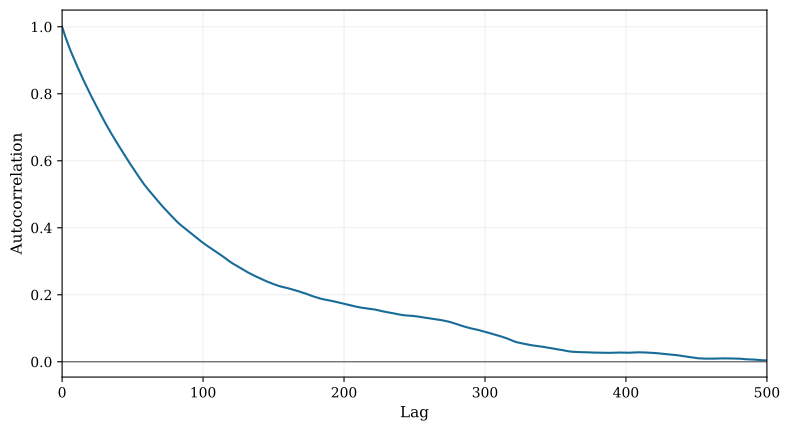

Python code for this plot:
"""Plot the ACF of H for baseline chain 1 and print its ESS.

Use the saved chain with 4,000 burn-in updates and 40,000 retained draws.
Estimate ESS with Geyer's initial monotone sequence of ACF pairs.
"""

import json
from pathlib import Path
import sys

import numpy as np


HERE = Path(__file__).resolve().parent
sys.path.insert(0, str(HERE.parent))

from common import RUN_DIR, first_baseline_chain, style  # noqa: E402
import matplotlib.pyplot as plt  # noqa: E402


def autocorrelation_and_ess(values):
    """Compute FFT-based ACF and single-chain initial-monotone-sequence ESS."""
    centered = np.asarray(values, dtype=float) - np.mean(values)
    n = len(centered)
    if n < 2 or not np.all(np.isfinite(centered)) or not np.any(centered):
        raise ValueError("ESS requires at least two finite, nonconstant draws")

    # Julius O. Smith III, Mathematics of the Discrete Fourier Transform
    # (DFT), with Audio Applications, 2nd ed. (2007), "Correlation Analysis":
    # https://www.dsprelated.com/freebooks/mdft/Correlation_Analysis.html
    # Inverse FFT of |FFT|^2 gives autocorrelation. Zero-padding to at least
    # 2*n-1 entries prevents circular wrap-around, giving the usual linear ACF.
    fft_length = 1 << (2 * n - 1).bit_length()
    spectrum = np.fft.rfft(centered, n=fft_length)
    products = np.fft.irfft(spectrum * spectrum.conj(), n=fft_length)[:n]
    acf = products / products[0]

    # Geyer, "Practical Markov Chain Monte Carlo," Statistical Science 7(4),
    # 473-483 (1992), Section 3.3. Pair adjacent lags starting at 0, discard
    # pairs from the first nonpositive one onward, and make retained pair sums
    # nonincreasing. This is the initial monotone sequence (IMS) estimator.
    # https://www2.stat.duke.edu/~sschmid/Courses/Stat376/Papers/GeyerStatSci1992.pdf
    pairs = acf[0:2 * (n // 2):2] + acf[1:2 * (n // 2):2]
    nonpositive = np.flatnonzero(pairs <= 0)
    stop = int(nonpositive[0]) if len(nonpositive) else len(pairs)
    monotone_pairs = np.minimum.accumulate(pairs[:stop])
    autocorrelation_time = -1.0 + 2.0 * float(np.sum(monotone_pairs))
    return acf, float(n / autocorrelation_time)


def main():
    metadata = json.loads((RUN_DIR / "example_run_metadata.json").read_text())
    burn_in = metadata["burn_in_updates"]
    retained = metadata["retained_states_per_chain"]
    if (burn_in, retained, metadata["total_updates_per_chain"]) != (4_000, 40_000, 44_000):
        raise ValueError("Expected the saved 4,000/40,000 baseline experiment")
    draws = first_baseline_chain()
    if (len(draws) != retained or draws[0].iteration != burn_in + 1
            or draws[-1].iteration != burn_in + retained):
        raise ValueError("Incorrect saved iteration range in base_1")
    values = np.fromiter((draw.H for draw in draws), dtype=float,
                         count=retained)
    acf, ess = autocorrelation_and_ess(values)

    style()
    figure, axis = plt.subplots(figsize=(8.0, 4.4))
    lags = np.arange(501)
    axis.plot(lags, acf[:501], color="#176b98", linewidth=1.5)
    axis.axhline(0.0, color="#555555", linewidth=0.8)
    axis.set(xlabel="Lag", ylabel="Autocorrelation", xlim=(0, 500))
    axis.grid(alpha=0.2)
    figure.tight_layout()
    output = HERE / "autocorrelation_and_ess.pdf"
    figure.savefig(output)
    plt.close(figure)
    print(f"ESS for H in base_1: {ess:.1f}")


if __name__ == "__main__":
    main()
